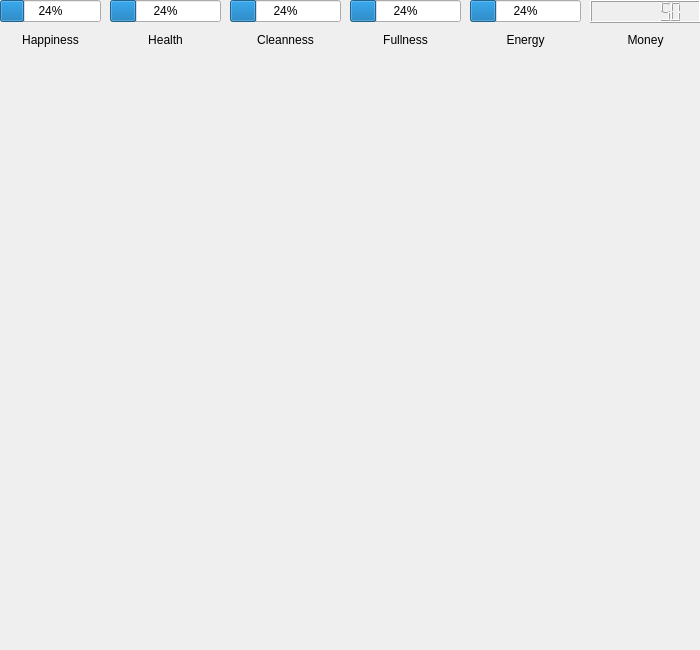
<?xml version="1.0" encoding="UTF-8"?>
<ui version="4.0">
 <class>Map</class>
 <widget class="QWidget" name="Map">
  <property name="geometry">
   <rect>
    <x>0</x>
    <y>0</y>
    <width>700</width>
    <height>650</height>
   </rect>
  </property>
  <property name="windowTitle">
   <string>Form</string>
  </property>
  <property name="autoFillBackground">
   <bool>true</bool>
  </property>
  <widget class="QWidget" name="layoutWidget">
   <property name="geometry">
    <rect>
     <x>0</x>
     <y>0</y>
     <width>101</width>
     <height>51</height>
    </rect>
   </property>
   <layout class="QVBoxLayout" name="verticalLayout">
    <item>
     <widget class="QProgressBar" name="happy">
      <property name="value">
       <number>24</number>
      </property>
     </widget>
    </item>
    <item>
     <widget class="QLabel" name="label">
      <property name="text">
       <string>Happiness</string>
      </property>
      <property name="alignment">
       <set>Qt::AlignCenter</set>
      </property>
     </widget>
    </item>
   </layout>
  </widget>
  <widget class="QWidget" name="layoutWidget">
   <property name="geometry">
    <rect>
     <x>110</x>
     <y>0</y>
     <width>111</width>
     <height>51</height>
    </rect>
   </property>
   <layout class="QVBoxLayout" name="verticalLayout_2">
    <item>
     <widget class="QProgressBar" name="healthy">
      <property name="value">
       <number>24</number>
      </property>
     </widget>
    </item>
    <item>
     <widget class="QLabel" name="label_2">
      <property name="text">
       <string>Health</string>
      </property>
      <property name="alignment">
       <set>Qt::AlignCenter</set>
      </property>
     </widget>
    </item>
   </layout>
  </widget>
  <widget class="QWidget" name="layoutWidget">
   <property name="geometry">
    <rect>
     <x>230</x>
     <y>0</y>
     <width>111</width>
     <height>51</height>
    </rect>
   </property>
   <layout class="QVBoxLayout" name="verticalLayout_3">
    <item>
     <widget class="QProgressBar" name="clean">
      <property name="value">
       <number>24</number>
      </property>
     </widget>
    </item>
    <item>
     <widget class="QLabel" name="label_3">
      <property name="text">
       <string>Cleanness</string>
      </property>
      <property name="alignment">
       <set>Qt::AlignCenter</set>
      </property>
     </widget>
    </item>
   </layout>
  </widget>
  <widget class="QWidget" name="layoutWidget">
   <property name="geometry">
    <rect>
     <x>590</x>
     <y>0</y>
     <width>111</width>
     <height>51</height>
    </rect>
   </property>
   <layout class="QVBoxLayout" name="verticalLayout_4">
    <item>
     <widget class="QLCDNumber" name="total_money">
      <property name="digitCount">
       <number>7</number>
      </property>
      <property name="value" stdset="0">
       <double>50.000000000000000</double>
      </property>
      <property name="intValue" stdset="0">
       <number>50</number>
      </property>
     </widget>
    </item>
    <item>
     <widget class="QLabel" name="label_4">
      <property name="text">
       <string>Money</string>
      </property>
      <property name="alignment">
       <set>Qt::AlignCenter</set>
      </property>
     </widget>
    </item>
   </layout>
  </widget>
  <widget class="QWidget" name="layoutWidget">
   <property name="geometry">
    <rect>
     <x>470</x>
     <y>0</y>
     <width>111</width>
     <height>51</height>
    </rect>
   </property>
   <layout class="QVBoxLayout" name="verticalLayout_5">
    <item>
     <widget class="QProgressBar" name="energy">
      <property name="value">
       <number>24</number>
      </property>
     </widget>
    </item>
    <item>
     <widget class="QLabel" name="label_6">
      <property name="text">
       <string>Energy</string>
      </property>
      <property name="alignment">
       <set>Qt::AlignCenter</set>
      </property>
     </widget>
    </item>
   </layout>
  </widget>
  <widget class="QWidget" name="layoutWidget">
   <property name="geometry">
    <rect>
     <x>350</x>
     <y>0</y>
     <width>111</width>
     <height>51</height>
    </rect>
   </property>
   <layout class="QVBoxLayout" name="verticalLayout_6">
    <item>
     <widget class="QProgressBar" name="full">
      <property name="value">
       <number>24</number>
      </property>
     </widget>
    </item>
    <item>
     <widget class="QLabel" name="label_5">
      <property name="text">
       <string>Fullness</string>
      </property>
      <property name="alignment">
       <set>Qt::AlignCenter</set>
      </property>
     </widget>
    </item>
   </layout>
  </widget>
  <widget class="QWidget" name="">
   <property name="geometry">
    <rect>
     <x>20</x>
     <y>50</y>
     <width>647</width>
     <height>42</height>
    </rect>
   </property>
   <layout class="QVBoxLayout" name="verticalLayout_7">
    <item>
     <widget class="QLabel" name="information">
      <property name="text">
       <string/>
      </property>
     </widget>
    </item>
   </layout>
  </widget>
 </widget>
 <resources/>
 <connections/>
</ui>
